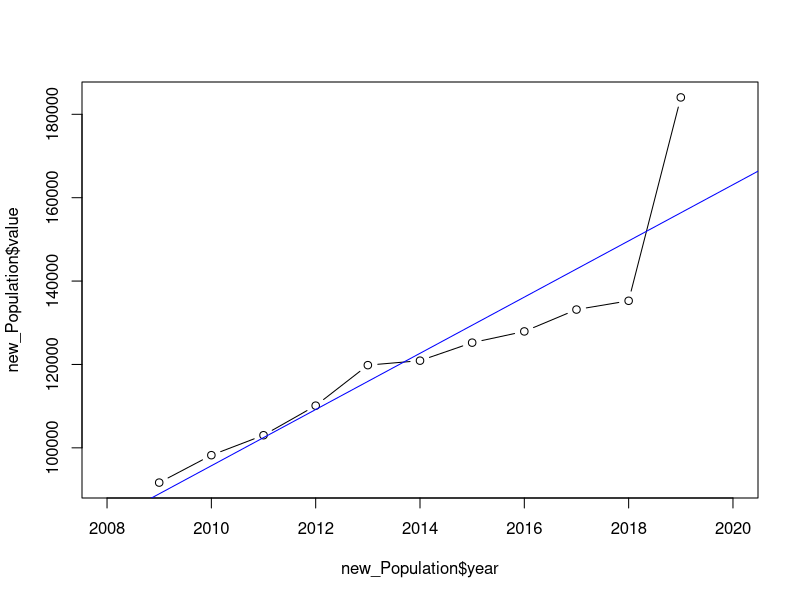
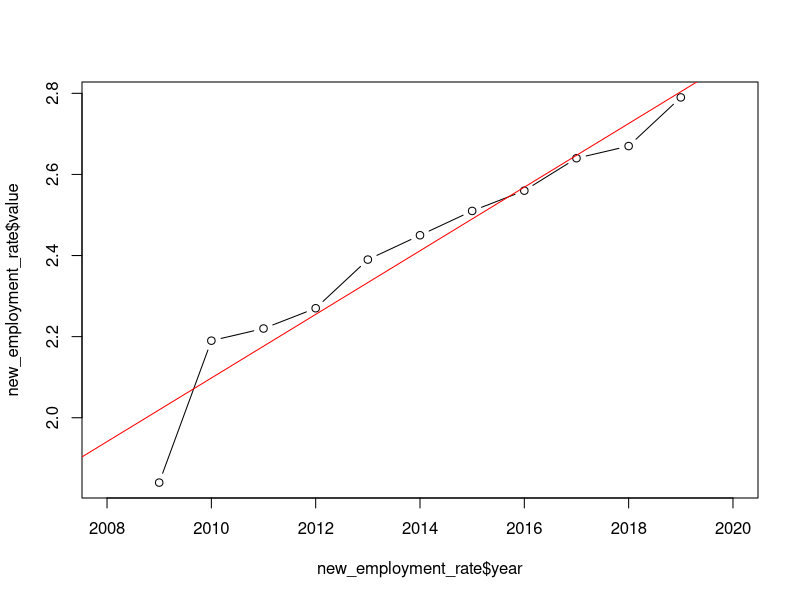

Here is the R script that generated these plots, in order:
setwd("/Users/cpprhtn/Desktop")
library(tidyr)
library(reshape2)
library(dplyr)
read.csv("disable_employment.csv",header = T,fileEncoding = "CP949") -> dis
dis
dis2<- melt(dis, id.vars = "구분",variable.name = "Date")
dis2$year =substr(dis2$Date,2,5)

new_dis <- dis2[,c(4,3)]
count = 1
for(i in 1:44){
  if(i%%4==2){
    new_dis[count,] <- new_dis[i,c(1,2)]
    count = count+1
  }
  if(i%%4==0){
    new_dis[count,] <- new_dis[i,c(1,2)]
    count = count+1
  }
}

dis_final <- new_dis[c(1:22),]

str(dis_final)
dis_final$year <- as.numeric(dis_final$year)
dis_final$value <- as.numeric(dis_final$value)


num=1
dis_Population <- dis_final
dis_employment_rate <- dis_final
for(j in 1:22){
  if(j%%2 == 1){
    dis_Population[num,] <- dis_final[j,]
  }
  else{
    dis_employment_rate[num,] <- dis_final[j,]
    num = num+1
  }
}

new_Population <- dis_Population[c(1:11),]
new_employment_rate <- dis_employment_rate[c(1:11),]

plot(new_Population$year,new_Population$value, type = "b", xlim = c(2008,2020))
fit <- lm(new_Population$value ~ new_Population$year)
fit
abline(fit, col = "blue")

plot(new_employment_rate$year,new_employment_rate$value, type = "b", xlim = c(2008,2020))
fit2 <- lm(new_employment_rate$value ~ new_employment_rate$year)
fit2
abline(fit2, col = "red")
